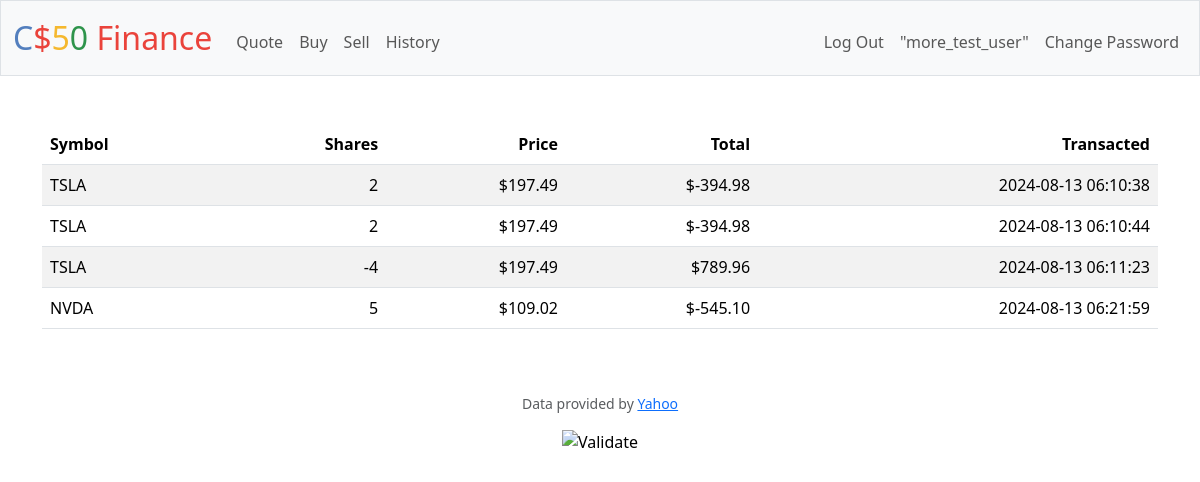
The app's page /history (signed in), older data.
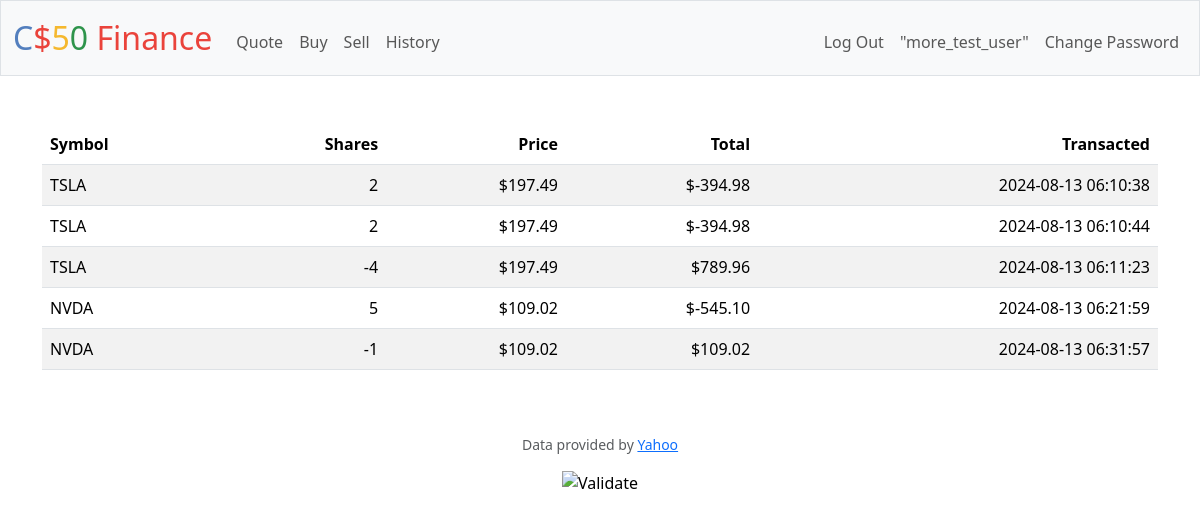
The same page, newer data.
### tables this page shows
CREATE TABLE history (id INTEGER PRIMARY KEY AUTOINCREMENT NOT NULL, user_id INTEGER NOT NULL, symbol TEXT NOT NULL,  shares INTEGER NOT NULL, share_price INTEGER NOT NULL, total INTEGER NOT NULL, timestamp TEXT NOT NULL DEFAULT(CURRENT_TIMESTAMP), CONSTRAINT history_fk FOREIGN KEY (user_id) REFERENCES users(id));

### app.py (the view)
@app.route("/history")
@login_required
def history():
    history = db.execute("SELECT * FROM history WHERE user_id = ?", session["user_id"])
    return render_template("history.html", history=history)

### app.py (called while the page is built)
@app.after_request
def after_request(response):
    response.headers["Cache-Control"] = "no-cache, no-store, must-revalidate"
    response.headers["Expires"] = 0
    response.headers["Pragma"] = "no-cache"
    return response

### helpers.py (called while the page is built)
def login_required(f):
    @wraps(f)
    def decorated_function(*args, **kwargs):
        if session.get("user_id") is None:
            return redirect("/login")
        return f(*args, **kwargs)
    return decorated_function

def usd(value):
    return f"${value:,.2f}"

### templates/history.html (shortened to what this page needs)
{% extends "layout.html" %}
{% block main %}
    <table class="table table-striped">
        <thead>
            <tr>
                <th class="text-start">
                    Symbol
                </th>
                <th class="text-end">
                    Shares
                </th>
                <th class="text-end">
                    Price
                </th>
                <th class="text-end">
                    Total
                </th>
                <th class="text-end">
                    Transacted
                </th>
            </tr>
        </thead>
        <tbody>
            {% if history %}
            {% for row in history %}
            <tr>
                <td class="text-start">
                    {{row["symbol"]}}
                </td>
                <td class="text-end">
                    {{row["shares"]}}
                </td>
                <td class="text-end">
                    {{row["share_price"] | usd}}
                </td>
                <td class="text-end">
                    {{(row["total"] / 100) | usd}}
                </td>
                <td class="text-end">
                    {{row["timestamp"]}}
                </td>
            </tr>
            {% endfor %}
            {% endif %}
        </tbody>
    </table>
{% endblock %}

### templates/layout.html (shortened to what this page needs)
<!DOCTYPE html>
<html lang="en">
    <head>
        <link href="https://cdn.jsdelivr.net/npm/bootstrap@5.3.3/dist/css/bootstrap.min.css" rel="stylesheet">
        <link href="/static/styles.css" rel="stylesheet">
    </head>
    <body>
        <nav class="bg-light border navbar navbar-expand-md navbar-light">
            <div class="container-fluid">
                <a class="navbar-brand" href="/"><span class="blue">C</span><span class="red">$</span><span class="yellow">5</span><span class="green">0</span> <span class="red">Finance</span></a>
                <div class="collapse navbar-collapse" id="navbar">
                    {% if session["user_id"] %}
                        <ul class="navbar-nav me-auto mt-2">
                            <li class="nav-item"><a class="nav-link" href="/quote">Quote</a></li>
                            <li class="nav-item"><a class="nav-link" href="/buy">Buy</a></li>
                            <li class="nav-item"><a class="nav-link" href="/sell">Sell</a></li>
                            <li class="nav-item"><a class="nav-link" href="/history">History</a></li>
                        </ul>
                        <ul class="navbar-nav ms-auto mt-2">
                            <li class="nav-item"><a class="nav-link" href="/logout">Log Out</a></li>
                            <li class="nav_item nav-link">"{{ session["user"] }}"</li>
                            <li class="nav_item"><a class="nav-link" href="/changePassword">Change Password</a></li>
                        </ul>
                    {% else %}
                        <ul class="navbar-nav ms-auto mt-2">
                            <li class="nav-item"><a class="nav-link" href="/register">Register</a></li>
                            <li class="nav-item"><a class="nav-link" href="/login">Log In</a></li>
                        </ul>
                    {% endif %}
                </div>
            </div>
        </nav>
        <main class="container py-5 text-center">
            {% block main %}{% endblock %}
        </main>
        <footer class="mb-5">
            <p class="mb-3 small text-center text-muted">
                Data provided by <a href="https://finance.yahoo.com/">Yahoo</a>
            </p>
            <form action="https://validator.w3.org/check" class="text-center" enctype="multipart/form-data" method="post" target="_blank">
                <input alt="Validate" src="/static/I_heart_validator.png" type="image">
            </form>
        </footer>
    </body>
</html>

### static/styles.css (style rules this page uses)
nav .navbar-brand { font-size: xx-large; }
nav .navbar-brand .blue { color: #537fbe; }
nav .navbar-brand .red { color: #ea433b; }
nav .navbar-brand .yellow { color: #f5b82e; }
nav .navbar-brand .green { color: #2e944b; }

Row changes from the older to the newer data that the page shows:
added history: symbol "NVDA", shares "-1", share_price "$109.02", (row['total']/100)|usd "$109.02", timestamp "2024-08-13 06:31:57"
